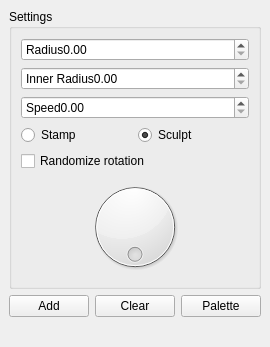
<?xml version="1.0" encoding="UTF-8"?>
<ui version="4.0">
 <class>brushStack</class>
 <widget class="QWidget" name="brushStack">
  <property name="geometry">
   <rect>
    <x>0</x>
    <y>0</y>
    <width>254</width>
    <height>347</height>
   </rect>
  </property>
  <property name="windowTitle">
   <string>Form</string>
  </property>
  <layout class="QVBoxLayout" name="verticalLayout">
   <property name="leftMargin">
    <number>0</number>
   </property>
   <property name="topMargin">
    <number>0</number>
   </property>
   <property name="rightMargin">
    <number>0</number>
   </property>
   <property name="bottomMargin">
    <number>0</number>
   </property>
   <item>
    <widget class="QWidget" name="widget" native="true">
     <layout class="QVBoxLayout" name="verticalLayout_4">
      <item>
       <widget class="QGroupBox" name="groupBox">
        <property name="sizePolicy">
         <sizepolicy hsizetype="Preferred" vsizetype="Maximum">
          <horstretch>0</horstretch>
          <verstretch>0</verstretch>
         </sizepolicy>
        </property>
        <property name="title">
         <string>Settings</string>
        </property>
        <layout class="QVBoxLayout" name="verticalLayout_2">
         <item>
          <widget class="noggit::ui::tools::UiCommon::ExtendedSlider" name="radiusSlider">
           <property name="prefix">
            <string>Radius</string>
           </property>
           <property name="maximum">
            <double>1000.000000000000000</double>
           </property>
          </widget>
         </item>
         <item>
          <widget class="noggit::ui::tools::UiCommon::ExtendedSlider" name="innerRadiusSlider">
           <property name="prefix">
            <string>Inner Radius</string>
           </property>
           <property name="maximum">
            <double>1.000000000000000</double>
           </property>
          </widget>
         </item>
         <item>
          <widget class="noggit::ui::tools::UiCommon::ExtendedSlider" name="speedSlider">
           <property name="prefix">
            <string>Speed</string>
           </property>
           <property name="maximum">
            <double>1.000000000000000</double>
           </property>
          </widget>
         </item>
         <item>
          <layout class="QHBoxLayout" name="horizontalLayout_2">
           <item>
            <widget class="QRadioButton" name="stampRadio">
             <property name="text">
              <string>Stamp</string>
             </property>
             <attribute name="buttonGroup">
              <string notr="true">buttonGroup</string>
             </attribute>
            </widget>
           </item>
           <item>
            <widget class="QRadioButton" name="sculptRadio">
             <property name="text">
              <string>Sculpt</string>
             </property>
             <property name="checked">
              <bool>true</bool>
             </property>
             <attribute name="buttonGroup">
              <string notr="true">buttonGroup</string>
             </attribute>
            </widget>
           </item>
          </layout>
         </item>
         <item>
          <widget class="QCheckBox" name="randomizeRotation">
           <property name="text">
            <string>Randomize rotation</string>
           </property>
          </widget>
         </item>
         <item>
          <widget class="QDial" name="brushRotation">
           <property name="minimumSize">
            <size>
             <width>100</width>
             <height>100</height>
            </size>
           </property>
           <property name="maximum">
            <number>360</number>
           </property>
           <property name="wrapping">
            <bool>true</bool>
           </property>
          </widget>
         </item>
        </layout>
       </widget>
      </item>
      <item>
       <layout class="QHBoxLayout" name="horizontalLayout">
        <item>
         <widget class="QPushButton" name="addBrushButton">
          <property name="text">
           <string>Add</string>
          </property>
         </widget>
        </item>
        <item>
         <widget class="QPushButton" name="clearBrushesButton">
          <property name="text">
           <string>Clear</string>
          </property>
         </widget>
        </item>
        <item>
         <widget class="QPushButton" name="togglePaletteButton">
          <property name="text">
           <string>Palette</string>
          </property>
         </widget>
        </item>
       </layout>
      </item>
     </layout>
    </widget>
   </item>
   <item>
    <widget class="QWidget" name="brushList" native="true">
     <layout class="QVBoxLayout" name="verticalLayout_3">
      <property name="leftMargin">
       <number>0</number>
      </property>
      <property name="topMargin">
       <number>0</number>
      </property>
      <property name="rightMargin">
       <number>0</number>
      </property>
      <property name="bottomMargin">
       <number>0</number>
      </property>
     </layout>
    </widget>
   </item>
   <item>
    <spacer name="verticalSpacer">
     <property name="orientation">
      <enum>Qt::Vertical</enum>
     </property>
     <property name="sizeHint" stdset="0">
      <size>
       <width>0</width>
       <height>0</height>
      </size>
     </property>
    </spacer>
   </item>
  </layout>
 </widget>
 <customwidgets>
  <customwidget>
   <class>noggit::ui::tools::UiCommon::ExtendedSlider</class>
   <extends>QDoubleSpinBox</extends>
   <header location="global">noggit/ui/tools/UiCommon/ExtendedSlider.hpp</header>
  </customwidget>
 </customwidgets>
 <resources/>
 <connections/>
 <buttongroups>
  <buttongroup name="buttonGroup"/>
 </buttongroups>
</ui>
